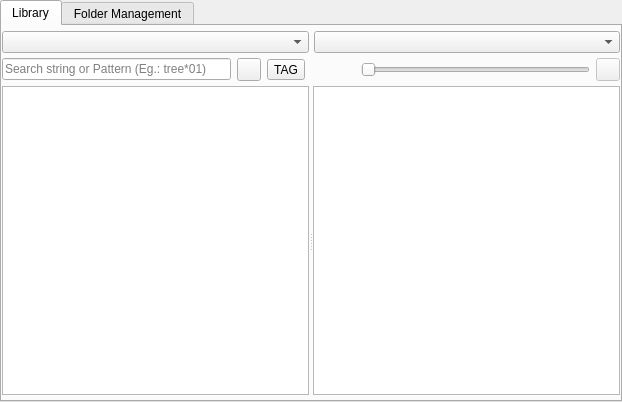
<?xml version="1.0" encoding="UTF-8"?>
<ui version="4.0">
 <class>AssetGallery</class>
 <widget class="QWidget" name="AssetGallery">
  <property name="geometry">
   <rect>
    <x>0</x>
    <y>0</y>
    <width>622</width>
    <height>402</height>
   </rect>
  </property>
  <property name="windowTitle">
   <string>Form</string>
  </property>
  <layout class="QVBoxLayout" name="verticalLayout_2">
   <property name="leftMargin">
    <number>0</number>
   </property>
   <property name="topMargin">
    <number>0</number>
   </property>
   <property name="rightMargin">
    <number>0</number>
   </property>
   <property name="bottomMargin">
    <number>0</number>
   </property>
   <item>
    <widget class="QTabWidget" name="tabWidget">
     <property name="whatsThis">
      <string notr="true"/>
     </property>
     <property name="currentIndex">
      <number>0</number>
     </property>
     <widget class="QWidget" name="libraryTab">
      <attribute name="title">
       <string>Library</string>
      </attribute>
      <layout class="QVBoxLayout" name="verticalLayout">
       <property name="spacing">
        <number>5</number>
       </property>
       <property name="leftMargin">
        <number>0</number>
       </property>
       <property name="topMargin">
        <number>5</number>
       </property>
       <property name="rightMargin">
        <number>0</number>
       </property>
       <property name="bottomMargin">
        <number>0</number>
       </property>
       <item>
        <widget class="QWidget" name="topNavContainer" native="true">
         <layout class="QHBoxLayout" name="horizontalLayout_2">
          <property name="spacing">
           <number>5</number>
          </property>
          <property name="leftMargin">
           <number>0</number>
          </property>
          <property name="topMargin">
           <number>0</number>
          </property>
          <property name="rightMargin">
           <number>0</number>
          </property>
          <property name="bottomMargin">
           <number>0</number>
          </property>
          <item>
           <widget class="QComboBox" name="rootBox"/>
          </item>
          <item>
           <widget class="QComboBox" name="collectionsBox">
            <property name="currentText">
             <string/>
            </property>
           </widget>
          </item>
         </layout>
        </widget>
       </item>
       <item>
        <widget class="QWidget" name="libraryTopBarContainer" native="true">
         <layout class="QHBoxLayout" name="horizontalLayout">
          <property name="leftMargin">
           <number>0</number>
          </property>
          <property name="topMargin">
           <number>0</number>
          </property>
          <property name="rightMargin">
           <number>0</number>
          </property>
          <property name="bottomMargin">
           <number>0</number>
          </property>
          <item>
           <widget class="QLineEdit" name="searchBar">
            <property name="placeholderText">
             <string>Search string or Pattern (Eg.: tree*01)</string>
            </property>
           </widget>
          </item>
          <item>
           <widget class="QToolButton" name="toggleFavorites">
            <property name="toolTip">
             <string>Isolate Favorites</string>
            </property>
            <property name="text">
             <string/>
            </property>
            <property name="iconSize">
             <size>
              <width>16</width>
              <height>16</height>
             </size>
            </property>
            <property name="checkable">
             <bool>true</bool>
            </property>
           </widget>
          </item>
          <item>
           <widget class="QToolButton" name="applyTag">
            <property name="maximumSize">
             <size>
              <width>16777214</width>
              <height>16777215</height>
             </size>
            </property>
            <property name="toolTip">
             <string>Isolate items tagged as...</string>
            </property>
            <property name="accessibleName">
             <string/>
            </property>
            <property name="text">
             <string>TAG</string>
            </property>
            <property name="iconSize">
             <size>
              <width>16</width>
              <height>16</height>
             </size>
            </property>
            <property name="checkable">
             <bool>true</bool>
            </property>
           </widget>
          </item>
          <item>
           <spacer name="horizontalSpacer">
            <property name="orientation">
             <enum>Qt::Horizontal</enum>
            </property>
            <property name="sizeType">
             <enum>QSizePolicy::Preferred</enum>
            </property>
            <property name="sizeHint" stdset="0">
             <size>
              <width>50</width>
              <height>0</height>
             </size>
            </property>
           </spacer>
          </item>
          <item>
           <widget class="QSlider" name="thumbnailSizeSlider">
            <property name="toolTip">
             <string comment="AAAAAAAAAAAAAAAAAAAAAAAAAAAAAAAAAAAA" extracomment="AAAAAAAAAAAA">Changes the thumbnail sizes</string>
            </property>
            <property name="statusTip">
             <string comment="BBBBBBBBBBBBBBBBBB" extracomment="BBBBBBBBBBBBBBBBBBBB"/>
            </property>
            <property name="whatsThis">
             <string comment="CCCCCCCCCCCCCCCCCCCC" extracomment="CCCCCCCCCCCCCC"/>
            </property>
            <property name="minimum">
             <number>50</number>
            </property>
            <property name="maximum">
             <number>500</number>
            </property>
            <property name="value">
             <number>50</number>
            </property>
            <property name="orientation">
             <enum>Qt::Horizontal</enum>
            </property>
           </widget>
          </item>
          <item>
           <widget class="QToolButton" name="toggleListView">
            <property name="enabled">
             <bool>false</bool>
            </property>
            <property name="toolTip">
             <string>Toggles between the List and Grid view modes</string>
            </property>
            <property name="text">
             <string/>
            </property>
            <property name="iconSize">
             <size>
              <width>16</width>
              <height>16</height>
             </size>
            </property>
            <property name="checkable">
             <bool>true</bool>
            </property>
           </widget>
          </item>
         </layout>
        </widget>
       </item>
       <item>
        <widget class="QSplitter" name="assetListSplitter">
         <property name="sizePolicy">
          <sizepolicy hsizetype="Expanding" vsizetype="Expanding">
           <horstretch>0</horstretch>
           <verstretch>0</verstretch>
          </sizepolicy>
         </property>
         <property name="orientation">
          <enum>Qt::Horizontal</enum>
         </property>
         <widget class="QTreeWidget" name="treeNav">
          <property name="autoExpandDelay">
           <number>0</number>
          </property>
          <property name="rootIsDecorated">
           <bool>false</bool>
          </property>
          <property name="animated">
           <bool>true</bool>
          </property>
          <property name="wordWrap">
           <bool>true</bool>
          </property>
          <property name="headerHidden">
           <bool>true</bool>
          </property>
          <attribute name="headerDefaultSectionSize">
           <number>20</number>
          </attribute>
          <column>
           <property name="text">
            <string>Category</string>
           </property>
          </column>
         </widget>
         <widget class="QListWidget" name="assetList">
          <property name="acceptDrops">
           <bool>true</bool>
          </property>
          <property name="dragEnabled">
           <bool>true</bool>
          </property>
          <property name="selectionMode">
           <enum>QAbstractItemView::ExtendedSelection</enum>
          </property>
          <property name="movement">
           <enum>QListView::Static</enum>
          </property>
          <property name="resizeMode">
           <enum>QListView::Adjust</enum>
          </property>
          <property name="spacing">
           <number>0</number>
          </property>
          <property name="gridSize">
           <size>
            <width>100</width>
            <height>100</height>
           </size>
          </property>
          <property name="viewMode">
           <enum>QListView::IconMode</enum>
          </property>
          <property name="uniformItemSizes">
           <bool>false</bool>
          </property>
         </widget>
        </widget>
       </item>
       <item>
        <widget class="QTextBrowser" name="messageBrowser">
         <property name="maximumSize">
          <size>
           <width>16777215</width>
           <height>0</height>
          </size>
         </property>
         <property name="openExternalLinks">
          <bool>true</bool>
         </property>
        </widget>
       </item>
      </layout>
     </widget>
     <widget class="QWidget" name="folderManagementTab">
      <attribute name="title">
       <string>Folder Management</string>
      </attribute>
      <layout class="QVBoxLayout" name="verticalLayout_3">
       <property name="spacing">
        <number>10</number>
       </property>
       <property name="leftMargin">
        <number>0</number>
       </property>
       <property name="topMargin">
        <number>3</number>
       </property>
       <property name="rightMargin">
        <number>0</number>
       </property>
       <property name="bottomMargin">
        <number>0</number>
       </property>
       <item>
        <widget class="QTableWidget" name="foldersTable">
         <property name="contextMenuPolicy">
          <enum>Qt::CustomContextMenu</enum>
         </property>
         <property name="selectionBehavior">
          <enum>QAbstractItemView::SelectRows</enum>
         </property>
         <property name="cornerButtonEnabled">
          <bool>false</bool>
         </property>
         <property name="columnCount">
          <number>3</number>
         </property>
         <attribute name="verticalHeaderVisible">
          <bool>false</bool>
         </attribute>
         <column>
          <property name="text">
           <string>root</string>
          </property>
         </column>
         <column>
          <property name="text">
           <string>model</string>
          </property>
         </column>
         <column>
          <property name="text">
           <string>config</string>
          </property>
         </column>
        </widget>
       </item>
      </layout>
     </widget>
    </widget>
   </item>
  </layout>
 </widget>
 <resources/>
 <connections>
  <connection>
   <sender>searchBar</sender>
   <signal>textChanged(QString)</signal>
   <receiver>AssetGallery</receiver>
   <slot>filterItems()</slot>
   <hints>
    <hint type="sourcelabel">
     <x>84</x>
     <y>58</y>
    </hint>
    <hint type="destinationlabel">
     <x>96</x>
     <y>0</y>
    </hint>
   </hints>
  </connection>
  <connection>
   <sender>collectionsBox</sender>
   <signal>currentTextChanged(QString)</signal>
   <receiver>AssetGallery</receiver>
   <slot>collectionChanged()</slot>
   <hints>
    <hint type="sourcelabel">
     <x>358</x>
     <y>31</y>
    </hint>
    <hint type="destinationlabel">
     <x>47</x>
     <y>0</y>
    </hint>
   </hints>
  </connection>
  <connection>
   <sender>thumbnailSizeSlider</sender>
   <signal>valueChanged(int)</signal>
   <receiver>AssetGallery</receiver>
   <slot>thumbnailResize()</slot>
   <hints>
    <hint type="sourcelabel">
     <x>586</x>
     <y>60</y>
    </hint>
    <hint type="destinationlabel">
     <x>240</x>
     <y>0</y>
    </hint>
   </hints>
  </connection>
  <connection>
   <sender>assetList</sender>
   <signal>itemDoubleClicked(QListWidgetItem*)</signal>
   <receiver>AssetGallery</receiver>
   <slot>import_asset()</slot>
   <hints>
    <hint type="sourcelabel">
     <x>380</x>
     <y>213</y>
    </hint>
    <hint type="destinationlabel">
     <x>496</x>
     <y>0</y>
    </hint>
   </hints>
  </connection>
  <connection>
   <sender>toggleListView</sender>
   <signal>toggled(bool)</signal>
   <receiver>AssetGallery</receiver>
   <slot>toggleListView()</slot>
   <hints>
    <hint type="sourcelabel">
     <x>613</x>
     <y>66</y>
    </hint>
    <hint type="destinationlabel">
     <x>501</x>
     <y>0</y>
    </hint>
   </hints>
  </connection>
  <connection>
   <sender>foldersTable</sender>
   <signal>customContextMenuRequested(QPoint)</signal>
   <receiver>AssetGallery</receiver>
   <slot>spawnFoldersTableContextMenu()</slot>
   <hints>
    <hint type="sourcelabel">
     <x>101</x>
     <y>50</y>
    </hint>
    <hint type="destinationlabel">
     <x>203</x>
     <y>0</y>
    </hint>
   </hints>
  </connection>
  <connection>
   <sender>thumbnailSizeSlider</sender>
   <signal>sliderReleased()</signal>
   <receiver>AssetGallery</receiver>
   <slot>saveState()</slot>
   <hints>
    <hint type="sourcelabel">
     <x>586</x>
     <y>60</y>
    </hint>
    <hint type="destinationlabel">
     <x>312</x>
     <y>0</y>
    </hint>
   </hints>
  </connection>
  <connection>
   <sender>rootBox</sender>
   <signal>currentTextChanged(QString)</signal>
   <receiver>AssetGallery</receiver>
   <slot>rootChanged()</slot>
   <hints>
    <hint type="sourcelabel">
     <x>169</x>
     <y>38</y>
    </hint>
    <hint type="destinationlabel">
     <x>203</x>
     <y>0</y>
    </hint>
   </hints>
  </connection>
  <connection>
   <sender>foldersTable</sender>
   <signal>itemChanged(QTableWidgetItem*)</signal>
   <receiver>AssetGallery</receiver>
   <slot>saveState()</slot>
   <hints>
    <hint type="sourcelabel">
     <x>101</x>
     <y>50</y>
    </hint>
    <hint type="destinationlabel">
     <x>388</x>
     <y>0</y>
    </hint>
   </hints>
  </connection>
  <connection>
   <sender>tabWidget</sender>
   <signal>currentChanged(int)</signal>
   <receiver>AssetGallery</receiver>
   <slot>tabChanged()</slot>
   <hints>
    <hint type="sourcelabel">
     <x>70</x>
     <y>7</y>
    </hint>
    <hint type="destinationlabel">
     <x>79</x>
     <y>0</y>
    </hint>
   </hints>
  </connection>
  <connection>
   <sender>toggleFavorites</sender>
   <signal>toggled(bool)</signal>
   <receiver>AssetGallery</receiver>
   <slot>toggleFavoritesOnly()</slot>
   <hints>
    <hint type="sourcelabel">
     <x>265</x>
     <y>66</y>
    </hint>
    <hint type="destinationlabel">
     <x>617</x>
     <y>41</y>
    </hint>
   </hints>
  </connection>
  <connection>
   <sender>treeNav</sender>
   <signal>currentItemChanged(QTreeWidgetItem*,QTreeWidgetItem*)</signal>
   <receiver>AssetGallery</receiver>
   <slot>treeNavItemChanged()</slot>
   <hints>
    <hint type="sourcelabel">
     <x>99</x>
     <y>223</y>
    </hint>
    <hint type="destinationlabel">
     <x>71</x>
     <y>-256</y>
    </hint>
   </hints>
  </connection>
 </connections>
 <slots>
  <slot>updateParms()</slot>
  <slot>filterItems()</slot>
  <slot>collectionChanged()</slot>
  <slot>thumbnailResize()</slot>
  <slot>import_asset()</slot>
  <slot>toggleListView()</slot>
  <slot>save_preferences()</slot>
  <slot>spawnFoldersTableContextMenu()</slot>
  <slot>updateRootBox()</slot>
  <slot>saveState()</slot>
  <slot>loadState()</slot>
  <slot>rootChanged()</slot>
  <slot>tabChanged()</slot>
  <slot>toggleFavoritesOnly()</slot>
  <slot>treeNavItemChanged()</slot>
 </slots>
</ui>
